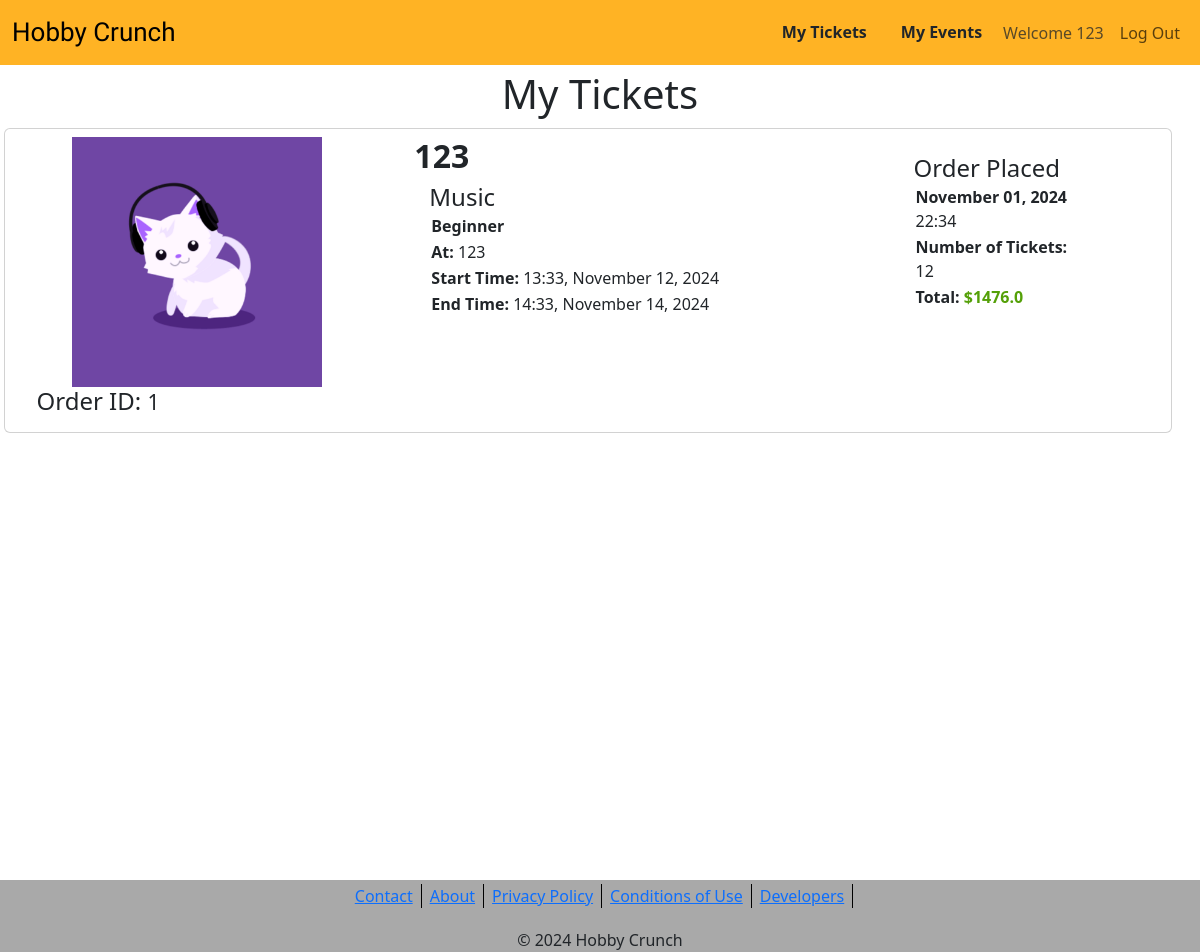
Screenshot of /tickets (signed in) with the database file from the repository.
### website/models.py (models this page shows, shortened)
class User(db.Model,UserMixin):
    __tablename__ = 'users' # good practice to specify table name
    id = db.Column(db.Integer, primary_key=True)
    name = db.Column(db.String(100), index=True, unique=True, nullable=False)
    fname = db.Column(db.String(100), index=True, nullable=False)
    lname = db.Column(db.String(100), index=True, nullable=False)
    emailid = db.Column(db.String(100), index=True, nullable=False)
    number = db.Column(db.Integer, index=True, unique=True, nullable=False)
    address = db.Column(db.String(100), index=True, nullable=False)
    password_hash = db.Column(db.String(255), nullable=False)
    comments = db.relationship('Comment', backref='user')
    events = db.relationship('Event', backref='host')

class Event(db.Model,UserMixin):
    __tablename__ = 'events'
    id = db.Column(db.Integer, primary_key=True)
    name = db.Column(db.String(80), nullable=False)
    description = db.Column(db.String(200), nullable=False)
    image = db.Column(db.String(400))
    location = db.Column(db.String(100), nullable=False)
    activity = db.Column(db.String(30), nullable=False)
    host_name = db.Column(db.String(100), nullable=False)
    host_experience = db.Column(db.String(200))
    host_phone = db.Column(db.String(200))
    host_contact = db.Column(db.String(100), nullable=False)
    experience_required = db.Column(db.String(100), nullable=False)
    comments = db.relationship('Comment', backref='event', lazy='dynamic')
    tickets = db.relationship('Ticket', backref='event')
    status = db.relationship('Status', backref='event')
    host_id = db.Column(db.Integer, db.ForeignKey('users.id'))
    def __repr__(self):
        return f"Name: {self.name}"

class Ticket(db.Model):
    __tablename__ = 'tickets'
    id = db.Column(db.Integer, primary_key=True)
    price = db.Column(db.Float(10), index=True, nullable=False)
    start_date = db.Column(db.Date, nullable=False)
    end_date = db.Column(db.Date, nullable=False)
    start_time = db.Column(db.Time, nullable=False)
    end_time = db.Column(db.Time, nullable=False)
    event_id = db.Column(db.Integer, db.ForeignKey('events.id'), nullable=False)
    user_id = db.Column(db.Integer, db.ForeignKey('users.id'))
    order_id = db.Column(db.Integer, db.ForeignKey('orders.id'))

class Order(db.Model):
    __tablename__ = 'orders'
    id = db.Column(db.Integer, primary_key=True)
    order_date = db.Column(db.DateTime)
    tickets = db.relationship('Ticket', backref='order', lazy=True)
    user_id = db.Column(db.Integer, db.ForeignKey('users.id'))

### website/views.py (the view)
@mainbp.route('/tickets', methods=['GET', 'POST'])
@login_required
def ticket():
  tickets = db.session.scalars(db.select(Ticket).where(Ticket.user_id == current_user.id)).all()
  ticket_by_event = {}
  for ticket in tickets:
    if ticket.event_id in ticket_by_event:
      ticket_by_event[ticket.event_id]['count'] += 1
      ticket_by_event[ticket.event_id]['total_price'] += ticket.price
    else:
      ticket_by_event[ticket.event_id] = {
        'count': 1,
        'total_price': ticket.price,
        'start_time' : ticket.start_time,
        'end_time' : ticket.end_time,
        'start_date' : ticket.start_date,
        'end_date' : ticket.end_date,
        'order_id' : ticket.order_id,
        'order_date' : ticket.order.order_date
      }
  print(ticket_by_event)
  events = {}
  for event_id in ticket_by_event.keys():
        event = db.session.scalar(db.select(Event).where(Event.id == event_id))
        if event:
            events[event_id] = event  # Store the event by its ID
  print(events)
  return render_template('manageTickets.html', tickets=ticket_by_event, events=events)

### website/__init__.py (called while the page is built)
def create_app():
    app = Flask(__name__)  # this is the name of the module/package that is calling this app
    app.debug = True
    app.secret_key = 'somesecretkey'
    app.config['SQLALCHEMY_DATABASE_URI'] = 'sqlite:///sitedata.sqlite'
    db.init_app(app)
    UPLOAD_FOLDER = '/static/image'
    app.config['UPLOAD_FOLDER'] = UPLOAD_FOLDER
    csrf = CSRFProtect()
    csrf.init_app(app)
    Bootstrap(app)
    login_manager = LoginManager()
    login_manager.login_view = 'auth.login'
    login_manager.init_app(app)
    from .models import User
    @login_manager.user_loader
    def load_user(user_id):
       return db.session.scalar(db.select(User).where(User.id==user_id))
    from . import views
    app.register_blueprint(views.mainbp)
    from . import auth
    app.register_blueprint(auth.authbp)
    from . import events
    app.register_blueprint(events.eventbp)
    return app

### website/templates/manageTickets.html (shortened to what this page needs)
{% extends 'base.html' %}
{% from "bootstrap5/form.html" import render_form %}
{% block content %}
<main style="margin-top: 70px;">
    <h1 style="text-align: center;">My Tickets</h1>
    <div class="container-fluid" style="margin-top: 10px; margin-bottom: 10px;">
        <div class="row">
            {% if tickets %}
            {% for event_id, info in tickets.items() %}
            <div class="row">
                <div class="px-1">
                    <div class="card p-2">
                        <a href="eventDetails.html">
                            <div class="row">
                                <img src="{{ events[event_id].image }}" class="d-block col-xl-4 col-lg-5 img-home" alt="Beginners Painting Event">
                                <div class="col-xl-5 col-lg-3" style="margin-left: 10px;">
                                    <h2>{{ events[event_id].name }}</h2>
                                    <div style="margin-left: 15px;">
                                        <h4 style="margin-bottom: 0px;">{{ events[event_id].activity }}</h4>
                                        <p style="font-weight: 600;">{{ events[event_id].experience_required }}</p>
                                        <p><span style="font-weight: 600;">At: </span>{{ events[event_id].location }}</p>
                                        <p><span style="font-weight: 600;">Start Time: </span>{{ info.start_time.strftime('%H:%M') }}, {{ info.start_date.strftime('%B %d, %Y') }}</p>
                                        <p><span style="font-weight: 600;">End Time: </span>{{ info.end_time.strftime('%H:%M') }}, {{ info.end_date.strftime('%B %d, %Y') }}</p>
                                    </div>
                                </div>
                                <div class="col-xl-2 col-lg-2" style="margin-left: 10px;">
                                    <div style="margin-top: 10%;">
                                        <h4 style="margin-bottom: 0px;">Order Placed</h4>
                                        <p><span style="font-weight: 600;">{{ info.order_date.strftime('%B %d, %Y') }} </span>{{ info.order_date.strftime('%H:%M') }}</p>
                                        <p><span style="font-weight: 600;">Number of Tickets: </span>{{ info.count }}</p>
                                        <p style="font-weight: 600;">Total: <span class="price">${{ info.total_price }}</span>
                                        </p>
                                    </div>
                                </div>
                            </div>
                            <div class="row">
                                <h4 style="margin-left: 2%;">Order ID: <small style="font-weight: 400;">{{ info.order_id }}</small></h4>
                            </div>
                        </a>
                    </div>
                </div>
            </div><br>
            {% endfor %}
            {% else %}
            <div class="alert alert-info" role="alert">
                <h4 class="alert-heading">No tickets found!</h4>
                <p>Looks like you haven't bought any tickets yet. Go to the <a href="/">home page</a> to buy tickets.</p>
            {% endif %}
        </div>
    </div>
</main>
{% endblock %}

### website/templates/base.html (shortened to what this page needs)
<!doctype html>
<html lang="en">
<head>
    <link href="https://cdn.jsdelivr.net/npm/bootstrap@5.3.2/dist/css/bootstrap.min.css" rel="stylesheet"
>
    <link rel="stylesheet" href="static/style/styles.css">
</head>
<body>
    <header>
       <nav class="navbar navbar-expand-lg navbar-light bg-orange">
           <div class="container-fluid">
               <a class="navbar-brand" href="/">Hobby Crunch</a>
               <div class="collapse navbar-collapse" id="navbarSupportedContent">
                   <ul class="navbar-nav ms-auto">
                       <a href="/tickets" class="btn nav-btn ms-2">My Tickets</a>
                       <a href="/my_events" class="btn nav-btn ms-2">My Events</a>
                   {% if current_user.is_authenticated %}
                    <a class="nav-item nav-link disabled text-muted" href="#">Welcome {{current_user.name}}</a>
                    <a class="nav-item nav-link" href="{{ url_for('auth.logout') }}">Log Out</a>
                   {% else %}
                    <a class="nav-item nav-link btn btn-warning ms-2" href="{{ url_for('auth.register') }}">Register</a>
                    <a class="nav-item nav-link btn btn-success ms-2" href="{{ url_for('auth.login') }}">Log In</a>
                   {% endif %}
                   </ul>
               </div>
           </div>
       </nav>
    </header>
    {% block content %}
    {% endblock %}
    <footer>
        <div>
            <ul class="d-flex flex-wrap mx-auto justify-content-center p-1"
                style="list-style-type: none; margin-top: 10px;">
                <li class="px-2" style="border-right: 1px solid rgb(0, 0, 0)">
                    <a href="#">Contact</a>
                </li>
                <li class="px-2" style="border-right: 1px solid rgb(0, 0, 0)">
                    <a href="#">About</a>
                </li>
                <li class="px-2" style="border-right: 1px solid rgb(0, 0, 0)">
                    <a href="#">Privacy Policy</a>
                </li>
                <li class="px-2" style="border-right: 1px solid rgb(0, 0, 0)">
                    <a href="#">Conditions of Use</a>
                </li>
                <li class="px-2" style="border-right: 1px solid rgb(0, 0, 0)">
                    <a href="#">Developers</a>
                </li>
            </ul>
        </div>
        © 2024 Hobby Crunch
    </footer>
</body>
</html>

### website/static/style/styles.css (style rules this page uses)
main { min-height: 100vh; }
header { position: fixed; top: 0; left: 0; width: 100%; z-index: 1000; }
.bg-orange { background-color: rgb(255, 179, 36) !important; }
.btn { border-radius: 20px; font-weight: 600; }
.navbar-brand { font-family: 'Joti One', serif; font-size: 26px; font-style: bold; }
h2 { font-weight: 600; }
.price { color:#54a008 }
p { padding: 0px; margin: 2px; }
.img-home { object-fit: contain; height: 250px; }
footer { background-color: #a9a9a9; text-align: center; }
.card a { display: inline-block; text-decoration: none; color: inherit; }

### rows the page displays
User: name "123"
Event: image (picture), name "123", activity "Music", experience_required "Beginner", location "123"
Ticket: start_time "13:33", start_date "November 12, 2024", end_time "14:33", end_date "November 14, 2024"
Order: order_date "November 01, 2024", order_date "22:34"

### other values shown
{{ info.count }} "12"
{{ info.total_price }} "1476.0"
{{ info.order_id }} "1"
